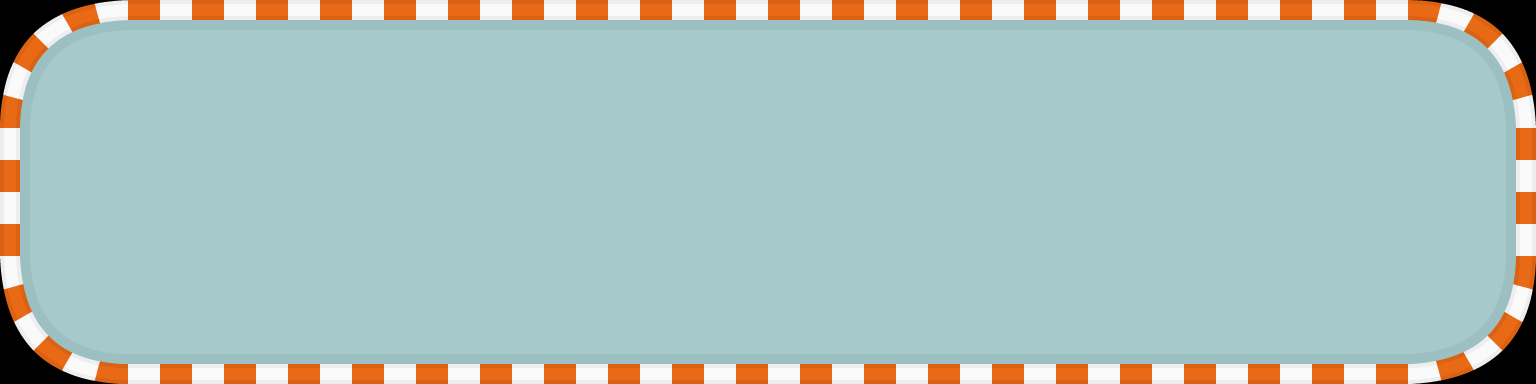

This is a level from a 2D game, rendered from its Tiled map with the project's own tilesets. A one-line summary and the map file follow, with tile-layer data summarised:
An orthogonal 12x3 tile map with 128x128 px tiles, 1 tile layer (Road) and 1 object (Text).

<map version="1.10" tiledversion="1.10.2" orientation="orthogonal" renderorder="right-down" width="12" height="3" tilewidth="128" tileheight="128" infinite="0" nextlayerid="6" nextobjectid="16">
 <tileset firstgid="1" name="race_track_tiles" tilewidth="128" tileheight="128" spacing="2" tilecount="465" columns="31">
  <image source="racing_track_tiles.png" width="4096" height="2048" />
 </tileset>
 <layer id="5" name="Road" width="12" height="3">
  <data>[36 cells, 36 non-empty, 9 distinct tile ids]</data>
 </layer>
 <objectgroup id="3" name="Objects">
  <object id="12" name="Text" type="Text" x="768" y="192">
   <point />
  </object>
 </objectgroup>
</map>
